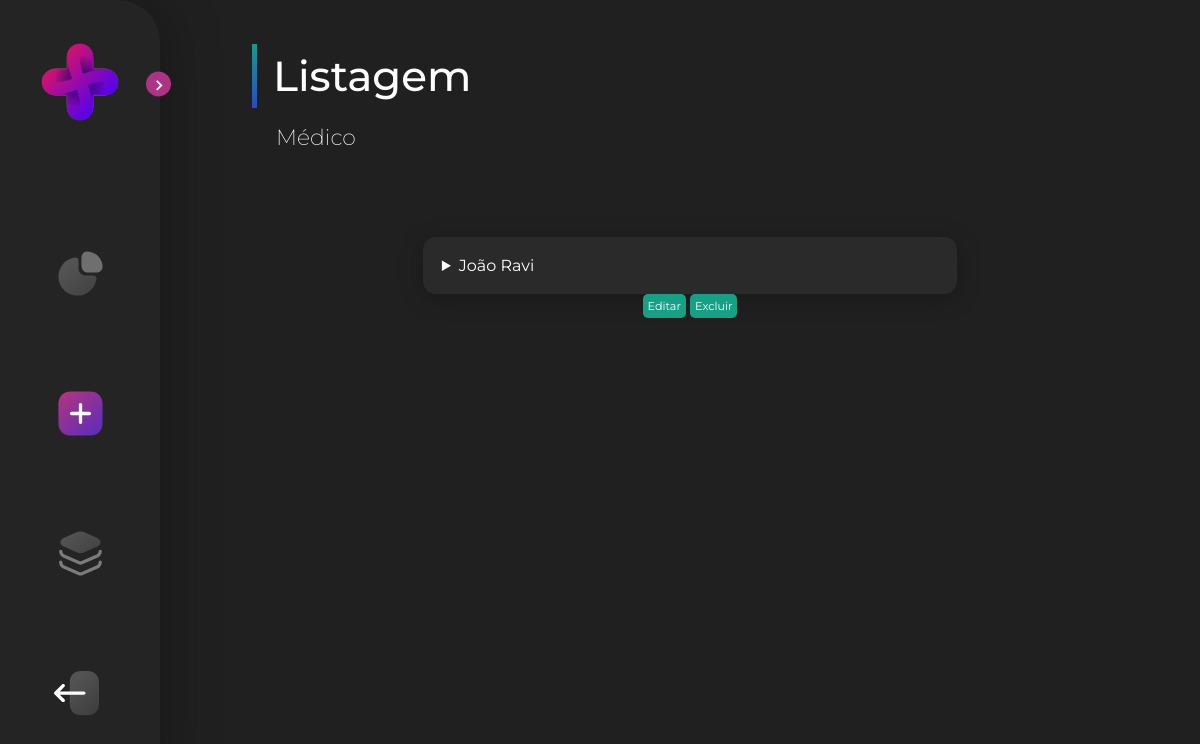
The page /view/medic-list.php on the database as committed earlier.
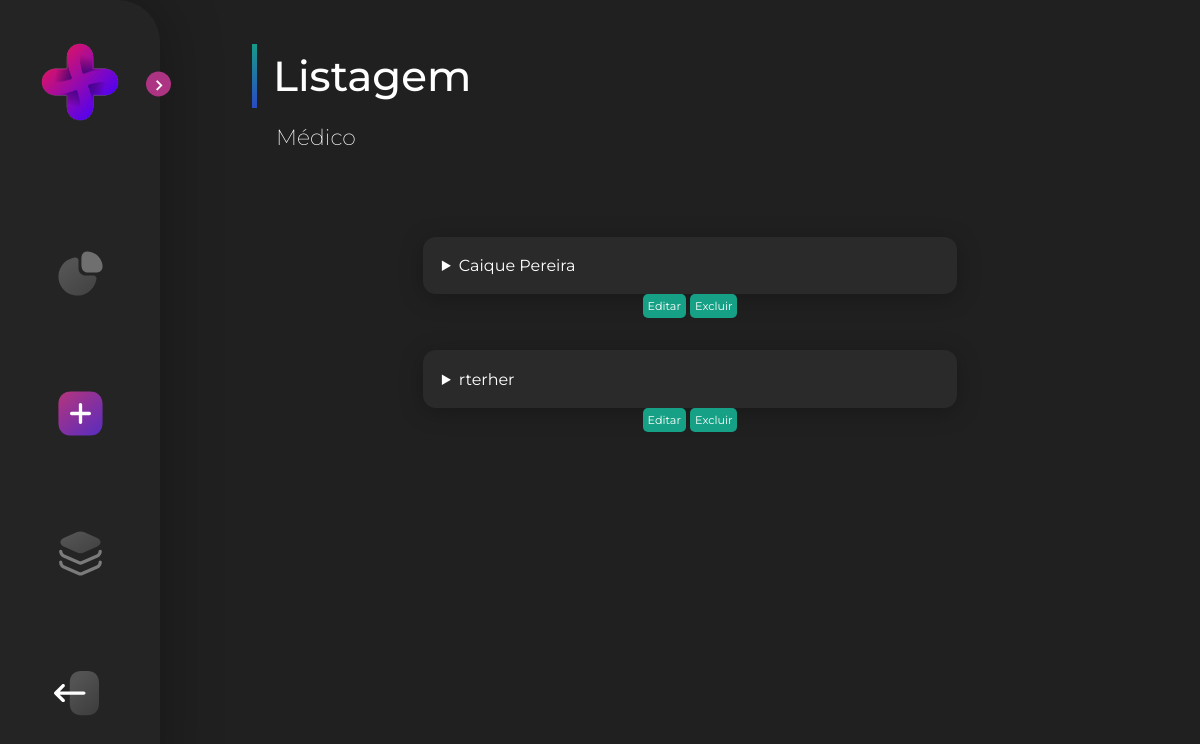
The same page on the database as committed later.
### tables this page shows
CREATE TABLE `doctor` (
  `id` int(11) NOT NULL,
  `name` varchar(100) NOT NULL,
  `cpf` varchar(14) NOT NULL,
  `gender` varchar(15) NOT NULL,
  `date` date NOT NULL,
  `adress` varchar(255) NOT NULL,
  `speciality` varchar(255) NOT NULL,
  `crm` varchar(15) NOT NULL,
  `number` int(11) NOT NULL
);

### php/conexao.php (called while the page is built)
<?php
class Conexao {
    private static $instance;
    public static function getConn(){
        if (!isset(self::$instance)){
            self::$instance = new \PDO('mysql:host=localhost;dbname=workmed', 'root', '');
        }
        return self::$instance;
    }
}

### php/medicDAO.php (called while the page is built, shortened)
<?php
require_once 'Conexao.php';
require_once 'doctor.php';
class MedicDAO {
    public function read(){
        $sql = 'SELECT * FROM doctor';
        $stmt = Conexao::getConn()->prepare($sql);
        $stmt->execute();
        $doctors = [];
        if($stmt->rowCount() > 0){
            $resultado = $stmt->fetchAll(\PDO::FETCH_ASSOC);
            foreach ($resultado as $row) {
                $doctor = new Doctor($row['name'],$row['speciality'],$row['gender'],$row['crm'], $row['number'], $row['cpf'], $row['date'], $row['adress'] );
                $doctor->setId($row['id']);
                $doctors[] = $doctor;
            }
        }
        return $doctors;
    }
}

### php/doctor.php (called while the page is built, shortened)
<?php
require_once "person.php";
class Doctor extends Person{
    public function __construct($name, $speciality, $gen, $crm, $num, $cpf, $date, $adr) {
        $this->name = $name;
    }
}
?>

### php/person.php (called while the page is built, shortened)
<?php
 class Person{
   protected $id;
   protected $name;
   public function setId($id){
      $this->id = $id;
   }
   public function getId(){
      return $this ->id;
   }
   public function getName(){
    return  $this->name;
   }
}
?>

### View/medic-list.php (the view, shortened to what this page needs)
<!DOCTYPE html>
<?php
    require_once '../php/MedicDao.php';
    $medicDAO = new MedicDAO();
    $doctors = $medicDAO->read();
?>
<html>
<head>
    <link rel='stylesheet' type='text/css' media='screen' href='../css/medic-list.css'>
    <link href='https://unpkg.com/boxicons@2.1.1/css/boxicons.min.css' rel='stylesheet'>
</head>
<body>
    <section class="home">
        <div class="title">
            <div class="stick"></div>
            <div class="text-menu">Listagem</div>
        </div>
        <div class="text-h2">Médico</div>
        <div class="content-form">
            <?php foreach ($doctors as $doctor) { ?>
                <form method="get" action="../php/PostArchives.php" class="form">
                    <details class="list-form">
                        <summary><?= $doctor->getName() ?></summary>
                    </form>
                <div class="btn-action">
                    <a href="./medic-update.php?id=<?= $doctor->getId() ?>"><button class="delete-btn">Editar</button></a>
                    <a href="../php/deleteMedic.php?id=<?= $doctor->getId() ?>"><button class="delete-btn">Excluir</button></a>
                </div>
            <?php
              }
            ?>
        </div>
    </section>
</body>
</html>

### css/medic-list.css (style rules this page uses)
.register { filter: saturate(100%)!important; }
.stick { background: linear-gradient(178.3deg, #16A085 -7.3%, #3129DB 142.49%); margin-right: 1rem; width: .31rem; height: 4rem; margin-left: 12rem; }
.title { display: flex; align-items: center; }
.text-h2 { margin-left: 13.5rem; margin-top: 1rem; font-weight: 200; font-size: 22px; color: #FFF; }
.content-form { display: flex; justify-content: center; align-items: center; flex-direction: column; margin-top: 5%; margin-left: 9rem; width: 90%; }
.form { display: flex; flex-direction: column; flex-wrap: wrap; width: 55%; color: #FFF; margin-top: 2rem; }
.list-form { background-color: #2A2A2B; box-shadow: 0px 4px 23px rgba(0, 0, 0, 0.25); border-radius: 13px; padding: 1.2rem; transition: transform 0.2s ease-in-out; }
.delete-btn { border: none; padding: 5px; background-color: #16A085; border-radius: 5px; color: #FFF; font-size: .7rem; }
summary { cursor: pointer; }

### css/sidebar.css (style rules this page uses)
* { margin: 0; padding: 0; box-sizing: border-box; font-family: 'Montserrat', sans-serif; }
:root { --sidebar-color: #FFF; --primary-color: #695CFE; --primary-color-light: #F6F5FF; --toggle-color: #DDD; --text-color: #707070; --tran-03: all 0.2s ease; --tran-03: all 0.3s ease; --tran-04: all 0.3s ease; --tran-05: all 0.3s ease; }
body { background-color: var(--body-color); background: #202020; }
.sidebar { position: fixed; top: 0; left: 0; height: 100%; width: 18rem; padding: 10px 14px; background: #242424; transition: var(--tran-05); z-index: 100; box-shadow: -2px 4px 55px 9px rgba(0, 0, 0, 0.25); border-radius: 1px 42px 42px 1px; }
.sidebar.close { width: 10rem; }
.menu-links { display: flex; flex-direction: column; gap: 5rem; margin-bottom: 10rem; }
.sidebar.close li { width: 8rem; }
.sidebar li { padding-left: 2.5rem; width: 100%; height: 3rem; list-style: none; display: flex; align-items: center; margin-top: 9%; }
.sidebar header { position: relative; }
.sidebar header .image { display: flex; align-items: center; justify-content: center; }
.sidebar header .image img { width: 12rem; border-radius: 6px; margin-left: -1rem; }
.sidebar header .toggle { position: absolute; top: 50%; right: -25px; transform: translateY(-50%) rotate(180deg); height: 25px; width: 25px; background-color: #AC3483; color: var(--sidebar-color); border-radius: 50%; display: flex; align-items: center; justify-content: center; font-size: 22px; cursor: pointer; transition: var(--tran-05); }
.bx { line-height: 0px!important; color: #fff; }
.sidebar.close .bx { line-height: 0px!important; }
.dashboard { filter: saturate(0%); }
.register { filter: saturate(0%); }
.list { filter: saturate(0%); }
.logout { filter: saturate(0%); }
.sidebar.close .toggle { transform: translateY(-50%) rotate(0deg); }
.sidebar .menu { margin-top: 5rem; }
.image { padding-left: 4rem; padding-right: 3rem; }
.menu-links { display: flex; flex-direction: column; gap: 5rem; }
.sidebar li a { list-style: none; background-color: transparent; display: flex; align-items: center; height: 100%; width: 100%; border-radius: 6px; text-decoration: none; transition: var(--tran-03); }
.sidebar .menu-bar { height: calc(100% - 55px); display: flex; flex-direction: column; justify-content: space-between; overflow-y: scroll; }
.home { position: absolute; top: 0; top: 2rem; left: 9rem; background-color: var(--body-color); transition: var(--tran-05); padding: 12px 60px; width: 90%; }
.sidebar.close ~ .home { top: 2rem; left: 0rem; width: 100%; }
.text-menu { font-weight: 500; font-size: 42px; color: #FFFFFF; }

Rows that differ between the two databases and show on the page:
removed doctor: name "João Ravi"
added doctor: name "Caique Pereira"
added doctor: name "rterher"
